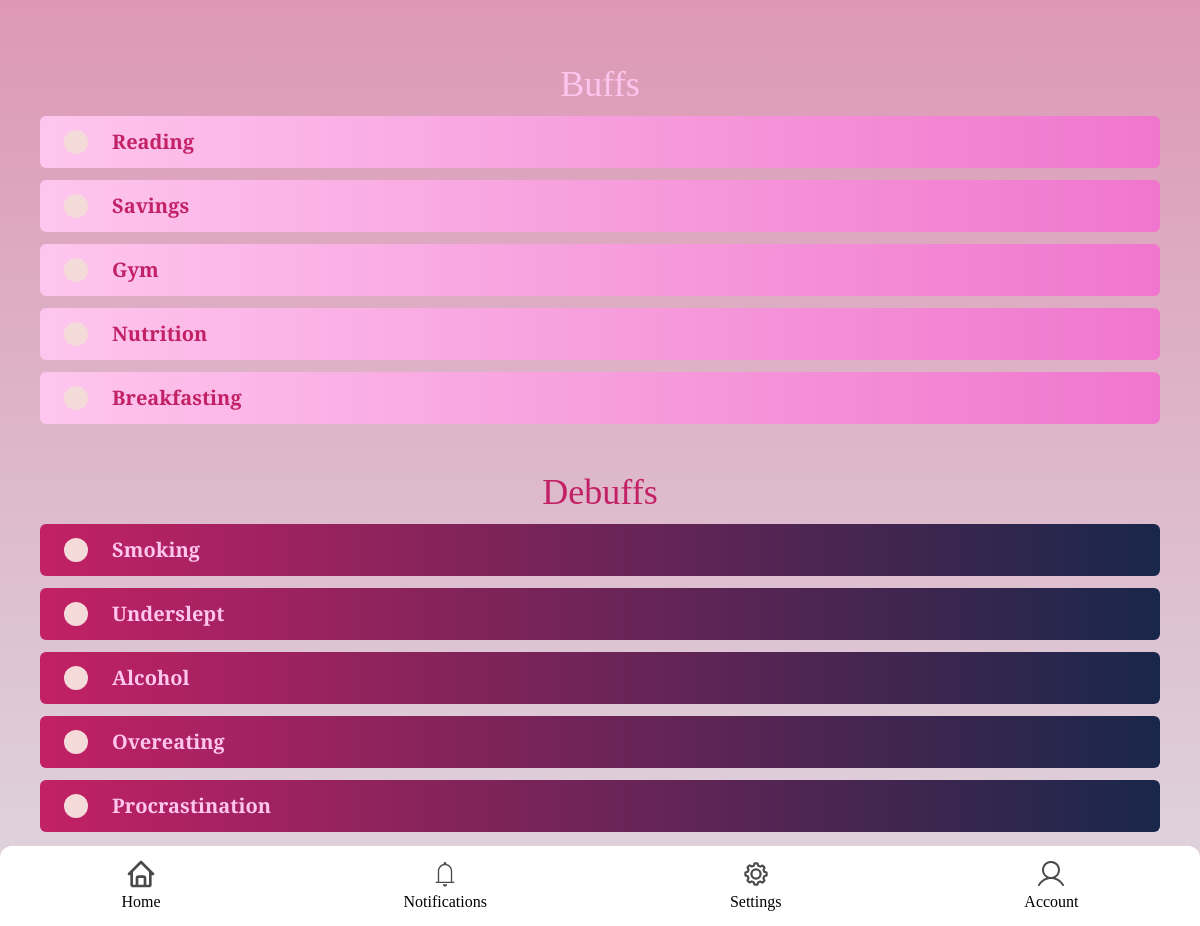
The app's page /habits with its own data.
### habits/models.py (models this page shows, shortened)
class Habit(models.Model):
    habit_id = models.AutoField(primary_key=True)
    language_code = models.ForeignKey(Language, on_delete=models.RESTRICT)
    habit_name = models.CharField(max_length=100)
    habit_type = models.CharField(max_length=4, choices=[('good', 'Good'), ('bad', 'Bad')])
    description = models.TextField(blank=True)
    gradient_color_start = models.CharField(max_length=7, blank=True, help_text="Hex code for the gradient start color")
    gradient_color_end = models.CharField(max_length=7, blank=True, help_text="Hex code for the gradient end color")
    created_at = models.DateTimeField(auto_now_add=True)
    class Meta:
        unique_together = ('habit_id', 'language_code')

### habits/views.py (the view)
# urls.py: path('habits', views.habits, name = 'habits'),
def habits(request):
    habits = Habit.objects.all().values()
    return render(request, 'habits.html', {'habits': habits})

### habits/templates/habits.html (shortened to what this page needs)
{% extends "base.html" %}
{% load static %}
{% block content %}
    <div class="screen bg-gradient-to-b from-[#DD98B5] to-[#DED7DF] h-full ">
      <div class="inside-cont py-8 mx-10">
        <div class="categories">
          <div class="category flex flex-col justify-end items-center mb-4">
            <div class="title text-[#fec6ee] text-4xl text-bold mt-8 mb-3">
              Buffs
            </div>
            <div
              class="habits flex flex-col text-xl font-semibold justify-center items-center gap-3 w-[100%]"
            >{% for habit in habits %}
        {% if habit.habit_type == "Good" or habit.habit_type == "good"  %}
              <div
                class="px-6 habit  text-[#C22165] flex gap-6 items-center justify-start bg-gradient-to-r py-3 w-[100%] text-center rounded-md from-[{{habit.gradient_color_start}}] to-[{{habit.gradient_color_end}}]"
              >
              <div class="checkbox flex items-center justify-center">
                <label class="relative flex items-center justify-center cursor-pointer">
                  <input type="checkbox" id="{{habit.habit_id}}" name="check" class="appearance-none bg-[#F5DADA] rounded-full w-6 h-6 cursor-pointer peer">
                </label>
              </div>
              <a href="/habit/{{habit.habit_id}}">{{habit.habit_name}}</a>
              </div>
              {% endif %}
              {% endfor %}
            </div>
          </div>
          <div class="category flex flex-col justify-end items-center">
            <div class="title text-[#c22165] text-4xl text-bold mt-8 mb-3">
              Debuffs
            </div>
            <div
              class="habits flex flex-col text-xl font-semibold justify-center items-center gap-3 text-[#FEC6EE] w-full"
            >
            {% for habit in habits %}
            {% if habit.habit_type == "Bad" or habit.habit_type == "bad"  %}
            <div
            class="px-6 habit  text-[#FEC6EE] flex gap-6 items-center justify-start bg-gradient-to-r py-3 w-[100%] text-center rounded-md from-[{{habit.gradient_color_start}}] to-[{{habit.gradient_color_end}}]"
          >
          <div class="checkbox flex items-center justify-center">
            <label class="relative flex items-center justify-center cursor-pointer">
              <input type="checkbox" id="{{habit.habit_id}}" name="check" class="appearance-none bg-[#F5DADA] rounded-full w-6 h-6 cursor-pointer peer">
            </label>
          </div>
          <a href="/habit/{{habit.habit_id}}">{{habit.habit_name}}</a>
          </div>
              {% endif %}
              {% endfor %}
            </div>
          </div>
        </div>
      </div>
      <div class="navbar flex items-center py-3 justify-around bg-white w-full fixed bottom-0 shadow-lg rounded-t-xl">
        <a  href="" class="item flex flex-col items-center justify-center">
          <div class="img"><img src="{% static '/images/home.svg' %}" alt=""></div>
          <div class="text-item text-opacity-75">Home</div>
        </a>
        <a href="" class="block item flex flex-col items-center justify-center">
          <div class="img"><img src="{% static '/images/account.svg' %}" alt=""></div>
          <div class="text-item text-opacity-75">Notifications</div>
        </a>
        <a href="" class="block item flex flex-col items-center justify-center">
          <div class="img"><img src="{% static '/images/settings.svg' %}" alt=""></div>
          <div class="text-item text-opacity-75">Settings</div>
        <a href="" class="block item flex flex-col items-center justify-center">
          <div class="img"><img src="{% static '/images/notifications.svg' %}" alt=""></div>
          <div class="text-item text-opacity-75">Account</div></a>
      </div>
      <div class="logout w-full flex items-center justify-starts mt-10">
        <a href="/"
          ><img src="{% static '/images/logout.png' %}" alt="logout" class="w-5"
        /></a>
      </div>
    </div>
{% endblock content %}

### habits/templates/base.html (shortened to what this page needs)
{% load static %}
<!DOCTYPE html>
<html lang="en">
  <head>
    <script src="https://cdn.tailwindcss.com"></script>
  </head>
  <body>
    {% block content %}
    {% endblock %}
  </body>
</html>

### habits/templates/base.html (style rules this page uses)
body { font-family: "Crimson Text", serif; }

### records on screen
Habit: habit_name "Reading"
Habit: habit_name "Savings"
Habit: habit_name "Gym"
Habit: habit_name "Nutrition"
Habit: habit_name "Breakfasting"
Habit: habit_name "Smoking"
Habit: habit_name "Underslept"
Habit: habit_name "Alcohol"
Habit: habit_name "Overeating"
Habit: habit_name "Procrastination"
